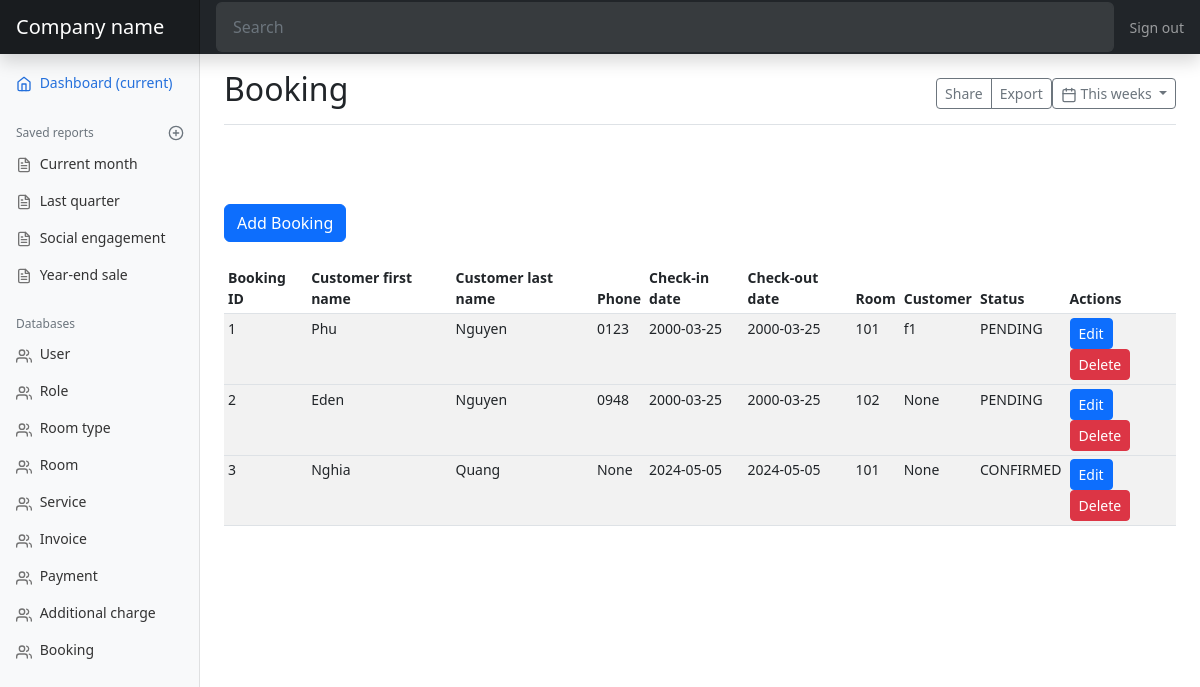
The page /booking on the database its author committed.
### models.py (models this page shows, shortened)
class Booking(db.Model):
    id = db.Column(db.Integer, primary_key=True)
    customer_first_name = db.Column(db.String(50))
    customer_last_name = db.Column(db.String(50))
    age = db.Column(db.Integer)
    sex = db.Column(db.Enum(Sex))
    email = db.Column(db.String(50))
    phone = db.Column(db.String(50))
    is_regioner = db.Column(db.Boolean)
    created_date = db.Column(db.Date)
    checkin_date = db.Column(db.Date)
    checkout_date = db.Column(db.Date)
    total_price = db.Column(db.Float)
    user_id = db.Column(db.Integer, db.ForeignKey('user.id'))
    user = db.relationship('User', backref=db.backref('booking', lazy=True))
    room_id = db.Column(db.Integer, db.ForeignKey('room.id'))
    room = db.relationship('Room', backref=db.backref('booking', lazy=True))
    customer_id = db.Column(db.Integer, db.ForeignKey('customer.id'))
    customer = db.relationship('Customer', backref=db.backref('booking', lazy=True))
    status = db.Column(db.Enum(BookingStatus))

class Room(db.Model):
    id = db.Column(db.Integer, primary_key=True)
    room_no = db.Column(db.String(50))
    image = db.Column(db.String(255))
    description = db.Column(db.Text)
    room_type_id = db.Column(db.Integer, db.ForeignKey('room_type.id'))
    room_type = db.relationship('RoomType', backref=db.backref('room', lazy=True))
    status = db.Column(db.Enum(RoomStatus))
    def __str__(self) -> str:
        return self.room_no

class Customer(db.Model):
    id = db.Column(db.Integer, primary_key=True)
    first_name = db.Column(db.String(50))
    last_name = db.Column(db.String(50))
    sex = db.Column(db.Enum(Sex))
    age = db.Column(db.Integer)
    email = db.Column(db.String(50))
    phone = db.Column(db.String(50))
    def __str__(self) -> str:
        return self.first_name

### views.py (the view)
@app.route('/booking')
def booking_page():
    bookings = models.Booking.query.all()
    return render_template('mdBooking.html', bookings=bookings)

### templates/mdbooking.html
{% extends 'admin.html' %}
{% block title %}Booking{% endblock %}
{% block content %}
<a href="{{ url_for('add_booking') }}" class="btn btn-primary" tabindex="-1" role="button">Add Booking</a>
<br/>
<br/>
<div class="table-responsive">
  <table class="table table-striped table-sm">
    <thead>
      <tr>
        <th>Booking ID</th>
        <th>Customer first name</th>
        <th>Customer last name</th>
        <th>Phone</th>
        <th>Check-in date</th>
        <th>Check-out date</th>
        <th>Room</th>
        <th>Customer</th>
        <th>Status</th>
        <th>Actions</th>
      </tr>
    </thead>
    <tbody>
      {% for booking in bookings %}
      <tr>
        <td>{{ booking.id }}</td>
        <td>{{ booking.customer_first_name }}</td>
        <td>{{ booking.customer_last_name }}</td>
        <td>{{ booking.phone }}</td>
        <td>{{ booking.checkin_date }}</td>
        <td>{{ booking.checkout_date }}</td>
        <td>{{ booking.room }}</td>
        <td>{{ booking.customer }}</td>
        <td>{{ booking.status.name }}</td>
        <td>
          <a href="{{ url_for('edit_booking', booking_id=booking.id) }}" class="btn btn-primary btn-sm">Edit</a>
          <a href="{{ url_for('delete_booking', booking_id=booking.id) }}" class="btn btn-danger btn-sm">Delete</a>
        </td>
      <tr>
        {% endfor %}
    </tbody>
  </table>
</div>
{% endblock %}

### static/dashboard.css (style rules this page uses)
body { font-size: .875rem; }

### rows shown on the page
Booking: id "1", customer_first_name "Phu", customer_last_name "Nguyen", phone "0123", checkin_date "2000-03-25", checkout_date "2000-03-25", room "101", customer "f1", status.name "PENDING"
Booking: id "2", customer_first_name "Eden", customer_last_name "Nguyen", phone "0948", checkin_date "2000-03-25", checkout_date "2000-03-25", room "102", customer "None", status.name "PENDING"
Booking: id "3", customer_first_name "Nghia", customer_last_name "Quang", phone "None", checkin_date "2024-05-05", checkout_date "2024-05-05", room "101", customer "None", status.name "CONFIRMED"
